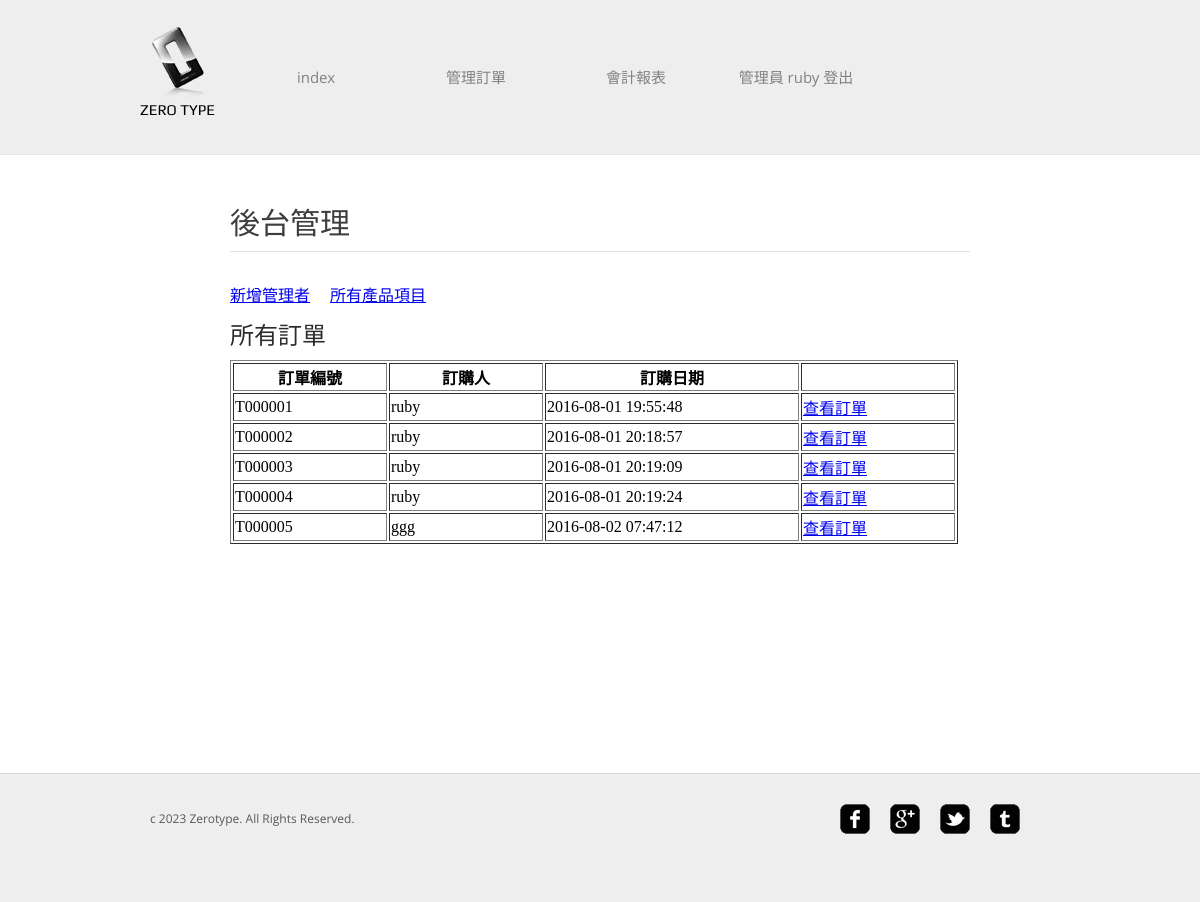
The page /adm_index.php (signed in) on the database its author committed.
### tables this page shows
CREATE TABLE `orderno` (
  `id` int(11) NOT NULL,
  `user_id` varchar(20) NOT NULL,
  `order_date` datetime NOT NULL,
  `status` int(11) NOT NULL
);

### adm_index.php (the view, shortened to what this page needs)
<?php
include('head.php');
$pri=$_SESSION['adm_pri'];
?>
<head></head>
<body>
<div id="about">
<h1>後台管理</h1>
<?php
if($pri==2){
?>
<a href="add_admin.php">新增管理者</a>
<a href="all_product.php">所有產品項目</a><br><br>
<?php
}
$sql="SELECT * FROM `orderno`  order by order_date";
$result=mysql_query($sql);
?>
<head></head>
<body>
	<h2>所有訂單</h2>
<table border="1">
<th>訂單編號</th><th>訂購人</th><th>訂購日期</th><th></th>
<?php
while($row=mysql_fetch_assoc($result)){
	$value = str_pad($row['id'],6,'0',STR_PAD_LEFT);
	echo "<tr>";
	echo "<td width='150px'>T".$value."</td>";
	echo "<td width='150px'>".$row['user_id']."</td>";
	echo "<td width='250px'>".$row['order_date']."</td>";
	echo "<td width='150px'><a href='showorder2.php?id=".$row['id']."&user=".$row['user_id']."'>查看訂單</td>";
	echo "</tr>";
}
?>
</table>
</div>
<?php
include('footer.php');
?>
</body>

### css/style.css (style rules this page uses)
body { background-color: #fff; font-family: 'OpenSans'; margin: 0; }
h1 { color: #3e3e3e; font-size: 30px; font-weight: normal; line-height: 30px; margin: 0 0 30px; }
h2 { color: #2c2c2c; font-size: 24px; font-weight: normal; line-height: 24px; margin: 0 0 12px; font-family: '微軟正黑體'; }
#about { width: 740px; margin: 0 auto; font-family: Microsoft JhengHei; }
#about h1, .section h1 { border-bottom: 1px solid #e0e0e0; padding-bottom: 12px; font-family: Microsoft JhengHei; }

### rows shown on the page
orderno: id "000001", user "ruby", order_date "2016-08-01 19:55:48"
orderno: id "000002", user "ruby", order_date "2016-08-01 20:18:57"
orderno: id "000003", user "ruby", order_date "2016-08-01 20:19:09"
orderno: id "000004", user "ruby", order_date "2016-08-01 20:19:24"
orderno: id "000005", user "ggg", order_date "2016-08-02 07:47:12"

### other values the page prints
$_SESSION["adm_user"] "ruby"
